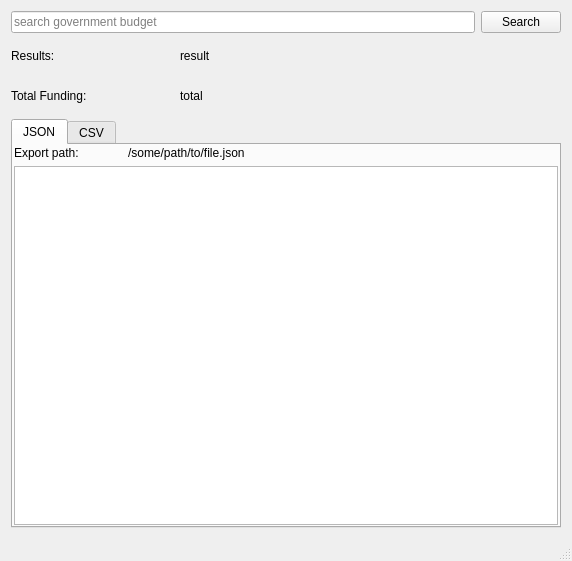
<?xml version="1.0" encoding="UTF-8"?>
<ui version="4.0">
 <class>MainWindow</class>
 <widget class="QMainWindow" name="MainWindow">
  <property name="geometry">
   <rect>
    <x>0</x>
    <y>0</y>
    <width>572</width>
    <height>561</height>
   </rect>
  </property>
  <property name="windowTitle">
   <string>OpenGov 0.0.1</string>
  </property>
  <widget class="QWidget" name="main">
   <layout class="QHBoxLayout" name="horizontalLayout_27">
    <item>
     <layout class="QVBoxLayout" name="verticalLayout_9" stretch="2,8">
      <item>
       <layout class="QHBoxLayout" name="horizontalLayout">
        <item>
         <layout class="QHBoxLayout" name="horizontalLayout_3">
          <item>
           <layout class="QVBoxLayout" name="verticalLayout_4" stretch="2,8">
            <item>
             <layout class="QHBoxLayout" name="horizontalLayout_6">
              <item>
               <widget class="QLineEdit" name="search">
                <property name="inputMask">
                 <string/>
                </property>
                <property name="text">
                 <string/>
                </property>
                <property name="placeholderText">
                 <string>search government budget</string>
                </property>
               </widget>
              </item>
              <item>
               <widget class="QPushButton" name="btnSearch">
                <property name="text">
                 <string>Search</string>
                </property>
               </widget>
              </item>
             </layout>
            </item>
            <item>
             <layout class="QHBoxLayout" name="horizontalLayout_7">
              <item>
               <layout class="QVBoxLayout" name="verticalLayout_5">
                <item>
                 <layout class="QHBoxLayout" name="horizontalLayout_8" stretch="3,7">
                  <item>
                   <layout class="QVBoxLayout" name="verticalLayout_6">
                    <item>
                     <widget class="QLabel" name="label">
                      <property name="text">
                       <string>Results:</string>
                      </property>
                     </widget>
                    </item>
                   </layout>
                  </item>
                  <item>
                   <layout class="QVBoxLayout" name="verticalLayout_7">
                    <item>
                     <widget class="QLabel" name="entryResults">
                      <property name="text">
                       <string>result</string>
                      </property>
                     </widget>
                    </item>
                   </layout>
                  </item>
                 </layout>
                </item>
                <item>
                 <layout class="QHBoxLayout" name="horizontalLayout_10" stretch="3,7">
                  <item>
                   <layout class="QHBoxLayout" name="horizontalLayout_2">
                    <item>
                     <widget class="QLabel" name="label_3">
                      <property name="text">
                       <string>Total Funding:</string>
                      </property>
                     </widget>
                    </item>
                   </layout>
                  </item>
                  <item>
                   <layout class="QHBoxLayout" name="horizontalLayout_12">
                    <item>
                     <widget class="QLabel" name="fundingTotal">
                      <property name="text">
                       <string>total</string>
                      </property>
                     </widget>
                    </item>
                   </layout>
                  </item>
                 </layout>
                </item>
               </layout>
              </item>
             </layout>
            </item>
           </layout>
          </item>
         </layout>
        </item>
       </layout>
      </item>
      <item>
       <layout class="QVBoxLayout" name="verticalLayout">
        <item>
         <widget class="QTabWidget" name="jsonVerbTab">
          <property name="currentIndex">
           <number>0</number>
          </property>
          <widget class="QWidget" name="jsonTab">
           <attribute name="title">
            <string>JSON</string>
           </attribute>
           <layout class="QHBoxLayout" name="horizontalLayout_14">
            <property name="leftMargin">
             <number>1</number>
            </property>
            <property name="topMargin">
             <number>1</number>
            </property>
            <property name="rightMargin">
             <number>1</number>
            </property>
            <property name="bottomMargin">
             <number>1</number>
            </property>
            <item>
             <layout class="QGridLayout" name="gridLayout_3">
              <item row="0" column="0">
               <layout class="QHBoxLayout" name="horizontalLayout_22" stretch="2,8">
                <item>
                 <layout class="QHBoxLayout" name="horizontalLayout_18">
                  <item>
                   <widget class="QLabel" name="label_2">
                    <property name="text">
                     <string>Export path:</string>
                    </property>
                   </widget>
                  </item>
                 </layout>
                </item>
                <item>
                 <layout class="QHBoxLayout" name="horizontalLayout_21">
                  <item>
                   <widget class="QLabel" name="exportPath">
                    <property name="text">
                     <string>/some/path/to/file.json</string>
                    </property>
                   </widget>
                  </item>
                 </layout>
                </item>
               </layout>
              </item>
              <item row="1" column="0">
               <layout class="QHBoxLayout" name="horizontalLayout_13">
                <item>
                 <widget class="QPlainTextEdit" name="plainTextEdit"/>
                </item>
               </layout>
              </item>
             </layout>
            </item>
           </layout>
          </widget>
          <widget class="QWidget" name="verbTab">
           <attribute name="title">
            <string>CSV</string>
           </attribute>
           <layout class="QHBoxLayout" name="horizontalLayout_28">
            <property name="leftMargin">
             <number>1</number>
            </property>
            <property name="topMargin">
             <number>1</number>
            </property>
            <property name="rightMargin">
             <number>1</number>
            </property>
            <property name="bottomMargin">
             <number>1</number>
            </property>
            <item>
             <layout class="QGridLayout" name="gridLayout">
              <item row="1" column="0">
               <layout class="QHBoxLayout" name="horizontalLayout_26" stretch="0">
                <item>
                 <widget class="QPlainTextEdit" name="plainTextEdit_2"/>
                </item>
               </layout>
              </item>
              <item row="0" column="0">
               <layout class="QHBoxLayout" name="horizontalLayout_23" stretch="2,8">
                <item>
                 <layout class="QHBoxLayout" name="horizontalLayout_24">
                  <item>
                   <widget class="QLabel" name="label_4">
                    <property name="text">
                     <string>Export path:</string>
                    </property>
                   </widget>
                  </item>
                 </layout>
                </item>
                <item>
                 <layout class="QHBoxLayout" name="horizontalLayout_25">
                  <item>
                   <widget class="QLabel" name="exportPath_2">
                    <property name="text">
                     <string>/some/path/to/file.json</string>
                    </property>
                   </widget>
                  </item>
                 </layout>
                </item>
               </layout>
              </item>
             </layout>
            </item>
           </layout>
          </widget>
         </widget>
        </item>
       </layout>
      </item>
     </layout>
    </item>
   </layout>
  </widget>
  <widget class="QMenuBar" name="menuBar">
   <property name="geometry">
    <rect>
     <x>0</x>
     <y>0</y>
     <width>572</width>
     <height>25</height>
    </rect>
   </property>
  </widget>
  <widget class="QStatusBar" name="statusBar"/>
 </widget>
 <layoutdefault spacing="6" margin="11"/>
 <resources/>
 <connections/>
</ui>
